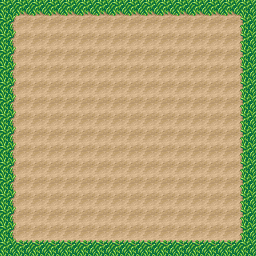

Tiled map render using the project's own tile images. Description and the whole map definition, tile-layer contents included, below:
An orthogonal 16x16 tile map with 16x16 px tiles, 2 tile layers (Wall, Ground), 2 tilesets and 5 objects (3x Convertor_Down, Convertor_Left, player-start).

<map version="1.10" tiledversion="1.10.1" orientation="orthogonal" renderorder="right-down" width="16" height="16" tilewidth="16" tileheight="16" infinite="0" nextlayerid="42" nextobjectid="51">
 <properties>
  <property name="excalibur" type="bool" value="true" />
 </properties>
 <tileset firstgid="1" name="tileset" tilewidth="16" tileheight="16" tilecount="48" columns="8">
  <image source="1level.png" width="128" height="96" />
 </tileset>
 <tileset firstgid="49" name="tile_finish" tilewidth="16" tileheight="16" tilecount="4" columns="4">
  <image source="tile_finish.png" width="64" height="16" />
  <tile id="0">
   <animation>
    <frame tileid="0" duration="90" />
    <frame tileid="1" duration="90" />
    <frame tileid="2" duration="90" />
    <frame tileid="3" duration="90" />
   </animation>
  </tile>
 </tileset>
 <layer id="37" name="Wall" width="16" height="16">
  <data encoding="csv">
0,4,4,4,4,4,4,4,4,4,4,4,4,4,4,0,
2,0,0,0,0,0,0,0,0,0,0,0,0,0,0,3,
2,0,0,0,0,0,0,0,0,0,0,0,0,0,0,3,
2,0,0,0,0,0,0,0,0,0,0,0,0,0,0,3,
2,0,0,0,0,0,0,0,0,0,0,0,0,0,0,3,
2,0,0,0,0,0,0,0,0,0,0,0,0,0,0,3,
2,0,0,0,0,0,0,0,0,0,0,0,0,0,0,3,
2,0,0,0,0,0,0,0,0,0,0,0,0,0,0,3,
2,0,0,0,0,0,0,0,0,0,0,0,0,0,0,3,
2,0,0,0,0,0,0,0,0,0,0,0,0,0,0,3,
2,0,0,0,0,0,0,0,0,0,0,0,0,0,0,3,
2,0,0,0,0,0,0,0,0,0,0,0,0,0,0,3,
2,0,0,0,0,0,0,0,0,0,0,0,0,0,0,3,
2,0,0,0,0,0,0,0,0,0,0,0,0,0,0,3,
2,0,0,0,0,0,0,0,0,0,0,0,0,0,0,3,
0,5,5,5,5,5,5,5,5,5,5,5,5,5,5,0
</data>
 </layer>
 <layer id="38" name="Ground" width="16" height="16">
  <data encoding="csv">
1,0,0,0,0,0,0,0,0,0,0,0,0,0,0,1,
0,19,19,19,19,19,19,19,19,19,19,19,19,19,19,0,
0,19,19,19,19,19,19,19,19,19,19,19,19,19,19,0,
0,19,19,19,19,19,19,19,19,19,19,19,19,19,19,0,
0,19,19,19,19,19,19,19,19,19,19,19,19,19,19,0,
0,19,19,19,19,19,19,19,19,19,19,19,19,19,19,0,
0,19,19,19,19,19,19,19,19,19,19,19,19,19,19,0,
0,19,19,19,19,19,19,19,19,19,19,19,19,19,19,0,
0,19,19,19,19,19,19,19,19,19,19,19,19,19,19,0,
0,19,19,19,19,19,19,19,19,19,19,19,19,19,19,0,
0,19,19,19,19,19,19,19,19,19,19,19,19,19,19,0,
0,19,19,19,19,19,19,19,19,19,19,19,19,19,19,0,
0,19,19,19,19,19,19,19,19,19,19,19,19,19,19,0,
0,19,19,19,19,19,19,19,19,19,19,19,19,19,19,0,
0,19,19,19,19,19,19,19,19,19,19,19,19,19,19,0,
1,0,0,0,0,0,0,0,0,0,0,0,0,0,0,1
</data>
 </layer>
 <objectgroup id="41" name="Convertor">
  <object id="47" name="Convertor_Down" gid="44" x="128" y="96" width="16" height="16">
   <properties>
    <property name="CollisionType" value="Passive" />
   </properties>
  </object>
  <object id="48" name="Convertor_Down" gid="44" x="128" y="112" width="16" height="16">
   <properties>
    <property name="CollisionType" value="Passive" />
   </properties>
  </object>
  <object id="49" name="Convertor_Down" gid="44" x="128" y="80" width="16" height="16">
   <properties>
    <property name="CollisionType" value="Passive" />
   </properties>
  </object>
  <object id="50" name="Convertor_Left" gid="41" x="128" y="128" width="16" height="16">
   <properties>
    <property name="CollisionType" value="Passive" />
   </properties>
  </object>
 </objectgroup>
 <objectgroup id="40" name="Camera">
  <object id="46" name="player-start" x="120" y="136">
   <point />
  </object>
 </objectgroup>
</map>
